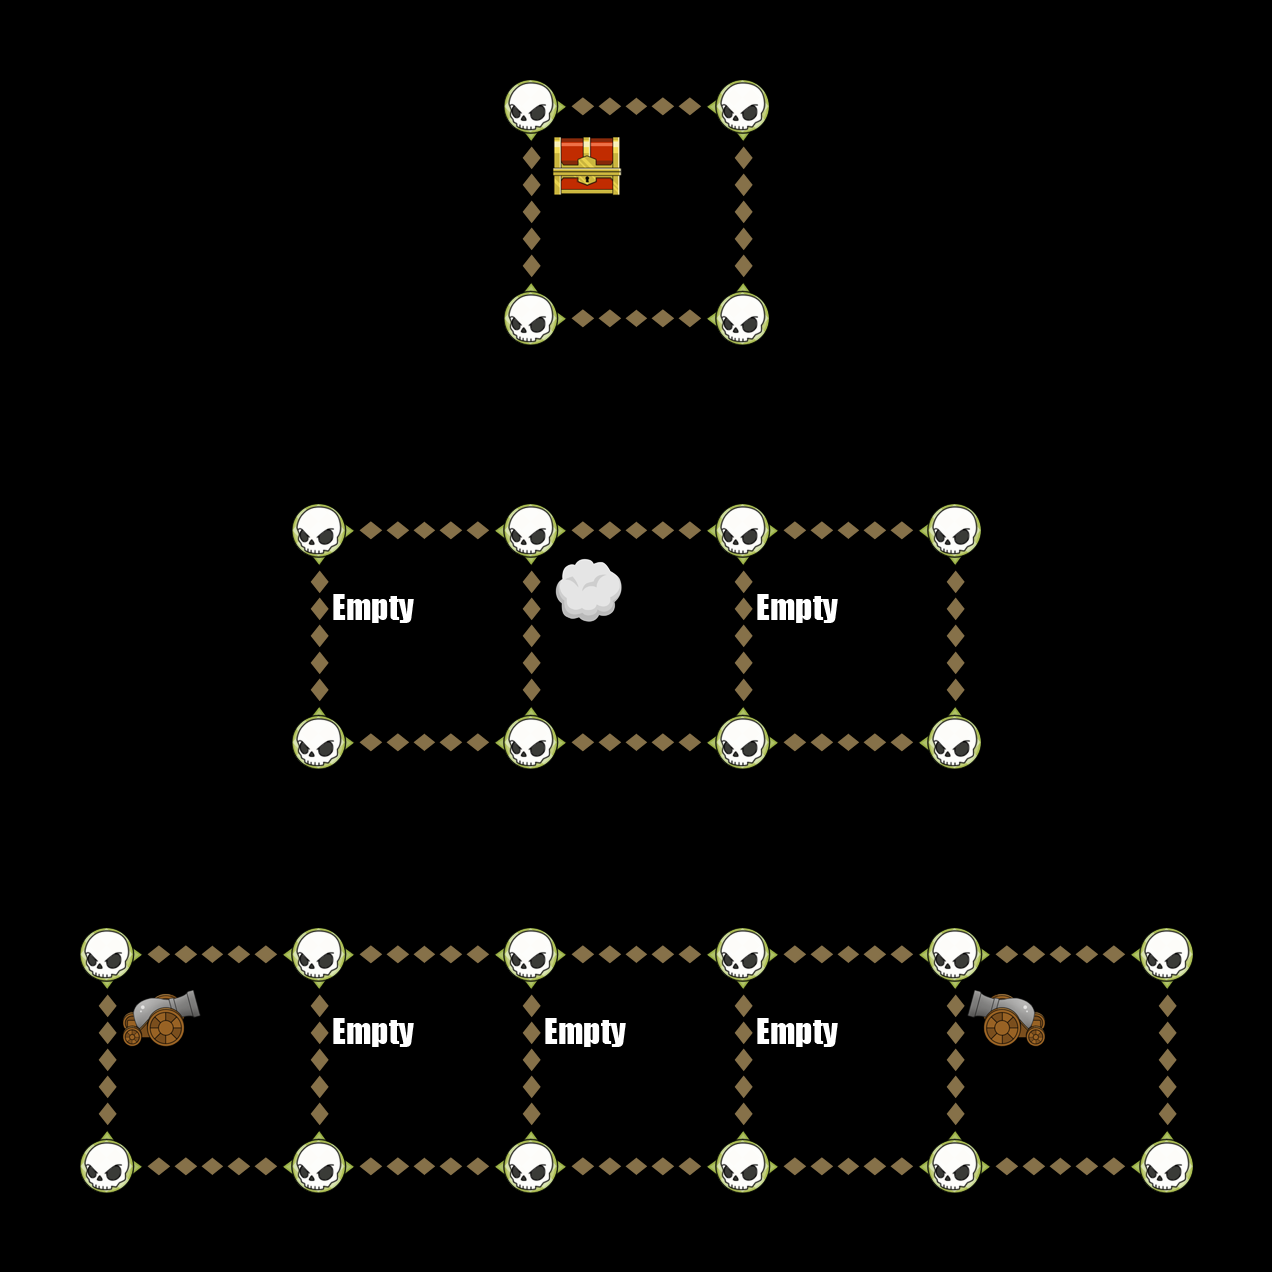

A level layout from a 2D game, rendered from its tile map. Below: a short description, then the map file with tile-grid data replaced by summaries:
An orthogonal 6x6 tile map with 212x212 px tiles, 6 tile layers (Down, Up, Left, Right, ...).

<map version="1.0" orientation="orthogonal" width="6" height="6" tilewidth="212" tileheight="212">
 <tileset firstgid="1" name="TileGraphic_Final-ipadhd" tilewidth="212" tileheight="212">
  <image source="TileGraphic_Final-ipadhd.png" width="636" height="1060" />
  <tile id="0">
   <properties>
    <property name="LineFilled" value="True" />
   </properties>
  </tile>
  <tile id="2">
   <properties>
    <property name="Item" value="TreasureBox" />
   </properties>
  </tile>
  <tile id="4">
   <properties>
    <property name="RowFilled" value="True" />
   </properties>
  </tile>
  <tile id="6">
   <properties>
    <property name="Item" value="CannonLeft" />
   </properties>
  </tile>
  <tile id="7">
   <properties>
    <property name="Item" value="ShipRight" />
   </properties>
  </tile>
  <tile id="8">
   <properties>
    <property name="Item" value="MapOne" />
   </properties>
  </tile>
  <tile id="9">
   <properties>
    <property name="Item" value="CannonRight" />
   </properties>
  </tile>
  <tile id="10">
   <properties>
    <property name="Item" value="ShipLeft" />
   </properties>
  </tile>
  <tile id="11">
   <properties>
    <property name="Item" value="MapTwo" />
   </properties>
  </tile>
  <tile id="12">
   <properties>
    <property name="Item" value="Empty" />
   </properties>
  </tile>
  <tile id="13">
   <properties>
    <property name="Item" value="Skull" />
   </properties>
  </tile>
  <tile id="14">
   <properties>
    <property name="Item" value="Fog" />
   </properties>
  </tile>
 </tileset>
 <layer name="Down" width="6" height="6">
  <data>[36 cells, 12 non-empty, 1 distinct tile ids]</data>
 </layer>
 <layer name="Up" width="6" height="6">
  <data>[36 cells, 12 non-empty, 1 distinct tile ids]</data>
 </layer>
 <layer name="Left" width="6" height="6">
  <data>[36 cells, 18 non-empty, 1 distinct tile ids]</data>
 </layer>
 <layer name="Right" width="6" height="6">
  <data>[36 cells, 18 non-empty, 1 distinct tile ids]</data>
 </layer>
 <layer name="Dots" width="6" height="6">
  <data>[36 cells, 24 non-empty, 1 distinct tile ids]</data>
 </layer>
 <layer name="Items" width="6" height="6">
  <data>[36 cells, 9 non-empty, 5 distinct tile ids]</data>
 </layer>
</map>
